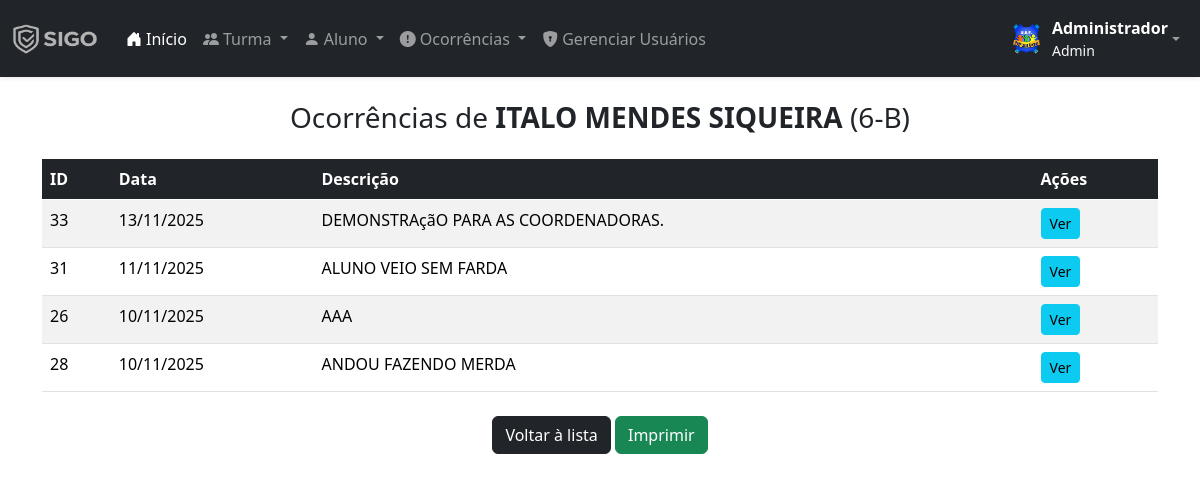
/ver-ocorrencias-aluno.php?id=11 (signed in), run on the app's committed database.
### tables this page shows
CREATE TABLE `alunos` (
  `id` int(11) NOT NULL,
  `nome` varchar(255) NOT NULL,
  `rg` varchar(30) NOT NULL,
  `cpf` varchar(20) NOT NULL,
  `endereco` varchar(255) NOT NULL,
  `tel` varchar(80) NOT NULL,
  `escolaridade` varchar(50) NOT NULL,
  `turma` int(10) NOT NULL
);

CREATE TABLE `turma` (
  `id` int(50) NOT NULL,
  `ano` varchar(50) NOT NULL,
  `turma` varchar(50) NOT NULL
);

CREATE TABLE `ocorrencia` (
  `id` int(11) NOT NULL,
  `data` date NOT NULL,
  `descricao` text NOT NULL
);

### ver-ocorrencias-aluno.php (the view, shortened to what this page needs)
<?php
require('includes/conexao.php');
?>
<!DOCTYPE html>
<html lang="pt-br">
<?php
include('layout/head.php');
?>
<head>
</head>
<body>
    <?php include('layout/menu.php'); ?>
    <div class="container mt-4">
        <?php
        $aluno_id = intval($_GET['id']);
        $sql_aluno = "
            SELECT a.nome, t.ano, t.turma
            FROM alunos a
            LEFT JOIN turma t ON a.turma = t.id
            WHERE a.id = '$aluno_id'
        ";
        $res_aluno = mysqli_query($conn, $sql_aluno);
        $dados_aluno = mysqli_fetch_assoc($res_aluno);
        $nome_aluno = $dados_aluno['nome'];
        $turma_aluno = $dados_aluno['ano'] . '-' . $dados_aluno['turma'];
        ?>
        <h3 class="text-center mb-4">
            Ocorrências de <b><?php echo $nome_aluno; ?></b>
            (<?php echo $turma_aluno; ?>)
        </h3>
        <table class="table table-striped">
            <thead class="table-dark">
                <tr>
                    <th>ID</th>
                    <th>Data</th>
                    <th>Descrição</th>
                    <th class="no-print">Ações</th>
                </tr>
            </thead>
            <tbody>
                <?php
                $sql = "
                    SELECT o.id, o.descricao, o.data
                    FROM ocorrencia o
                    INNER JOIN ocorrencia_aluno oa ON oa.ocorrencia_id = o.id
                    WHERE oa.alunos_id = '$aluno_id'
                    ORDER BY o.data DESC
                ";
                $res = mysqli_query($conn, $sql);
                if (mysqli_num_rows($res) > 0) {
                    while ($oc = mysqli_fetch_assoc($res)) {
                        $id = $oc['id'];
                        $descricao = $oc['descricao'];
                        $data = date('d/m/Y', strtotime($oc['data']));
                        echo "
                        <tr>
                            <td>$id</td>
                            <td>$data</td>
                            <td>$descricao</td>
                            <td class='no-print'>
                                <a href='ver-ocorrencia.php?id=$id'>
                                    <button class='btn btn-sm btn-info'>Ver</button>
                                </a>
                            </td>
                        </tr>
                        ";
                    }
                } else {
                    echo "<tr><td colspan='4' class='text-center'>Nenhuma ocorrência registrada para este aluno.</td></tr>";
                }
                ?>
            </tbody>
        </table>
        <div class="text-center mt-4 no-print">
            <a href="listar-ocorrencias.php" class="btn btn-dark">Voltar à lista</a>
            <button onclick="window.print()" class="btn btn-success">Imprimir</button>
        </div>
    </div>
</body>
</html>

### data on the page
alunos: nome "ITALO MENDES SIQUEIRA", turma.ano+turma "6-B"
ocorrencia: id "33", data "13/11/2025", descricao "DEMONSTRAçãO PARA AS COORDENADORAS."
ocorrencia: id "31", data "11/11/2025", descricao "ALUNO VEIO SEM FARDA"
ocorrencia: id "26", data "10/11/2025", descricao "AAA"
ocorrencia: id "28", data "10/11/2025", descricao "ANDOU FAZENDO MERDA"

### other printed values
$usuarioNome "Administrador"
$usuarioNivel "Admin"
